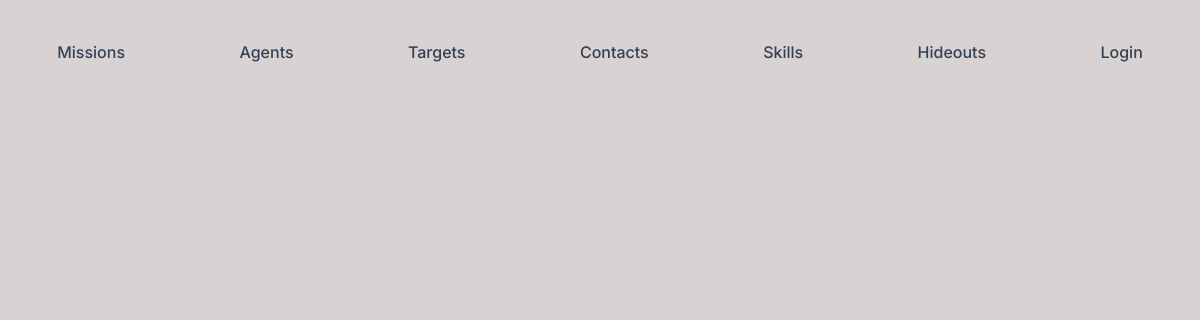
Page /dist/contacts.php on the earlier database version.
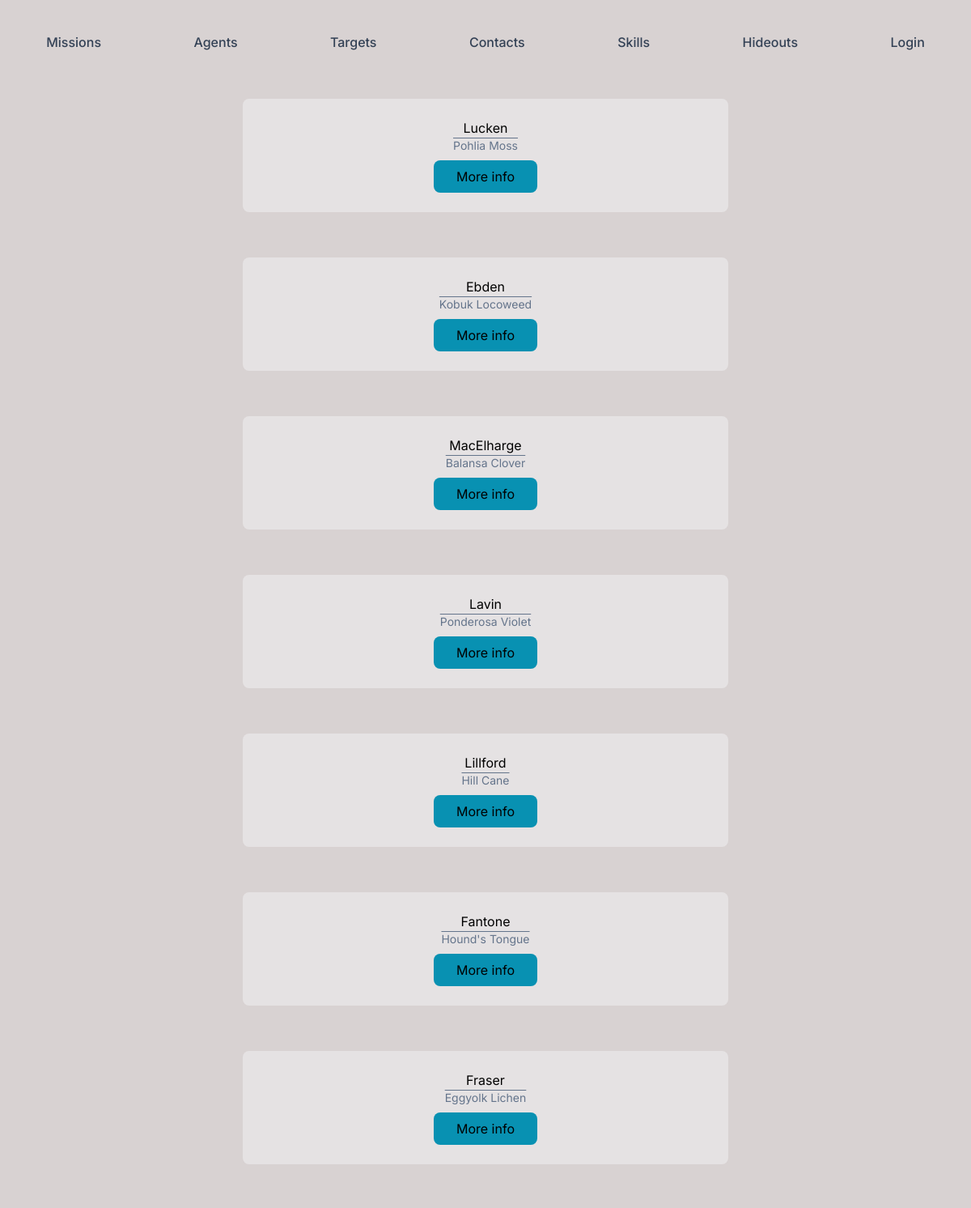
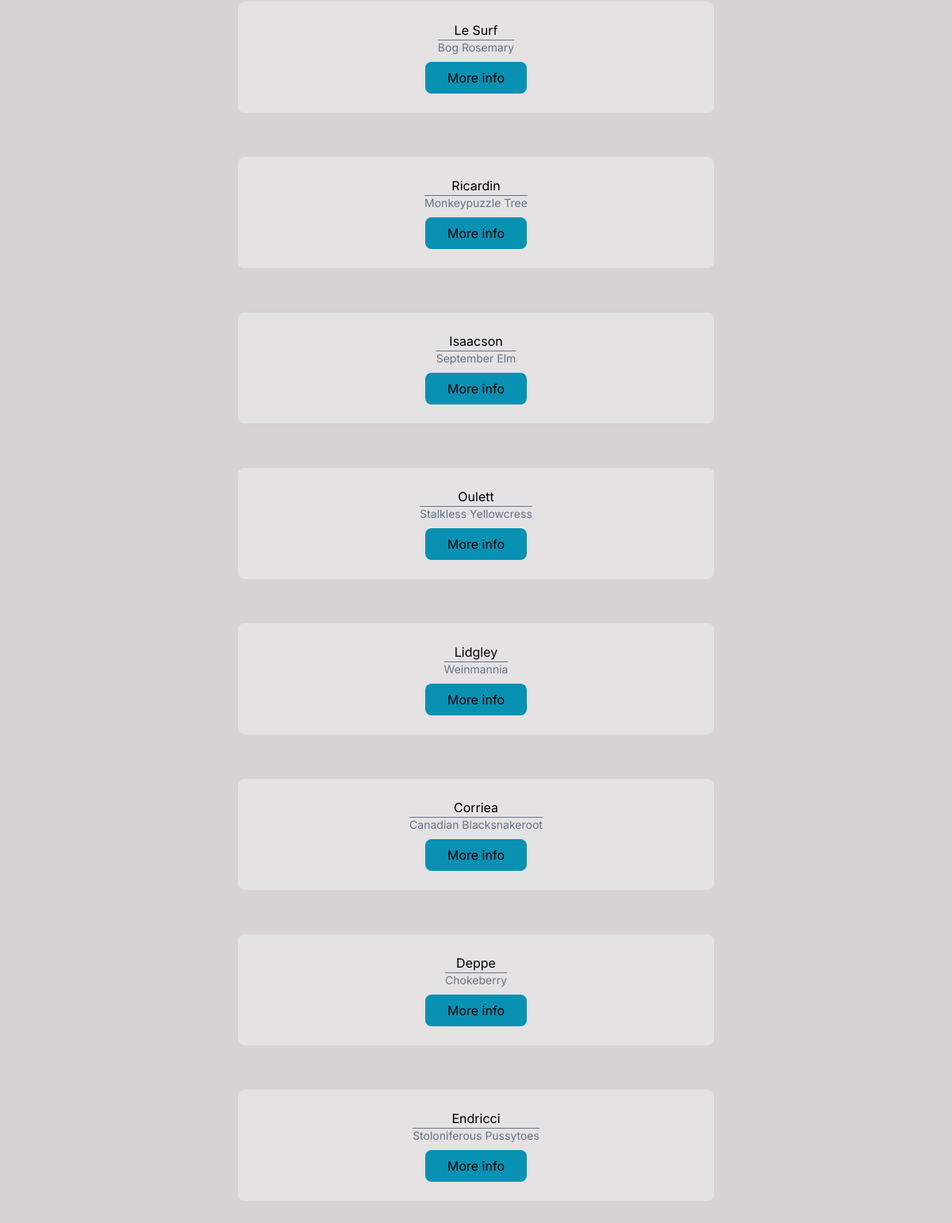
Same page on the later database version (2 pictures, top to bottom).
### tables this page shows
CREATE TABLE IF NOT EXISTS `contact` (
  `id` int(11) NOT NULL AUTO_INCREMENT,
  `last_name` varchar(60) NOT NULL,
  `first_name` varchar(60) NOT NULL,
  `birth_date` date NOT NULL,
  `code_name` varchar(60) NOT NULL,
  `nationality_id` int(11) NOT NULL,
  PRIMARY KEY (`id`),
  KEY `FK_nationality_id_contact` (`nationality_id`),
  CONSTRAINT `FK_nationality_id_contact` FOREIGN KEY (`nationality_id`) REFERENCES `nationality` (`id`)
);

### dist/contacts.php (the view, shortened to what this page needs)
<!DOCTYPE html>
<html lang="fr">
<?php session_start();
$cleardb_url = parse_url(getenv("DATABASE_URL"));
$cleardb_server = $cleardb_url["host"];
$cleardb_username = $cleardb_url["user"];
$cleardb_password = $cleardb_url["pass"];
$cleardb_db = substr($cleardb_url["path"], 1);
$pdo = mysqli_connect($cleardb_server, $cleardb_username, $cleardb_password, $cleardb_db);
?>
<head>
  <link href="./output.css" rel="stylesheet">
  <link rel="stylesheet" href="../css/styles.css">
</head>
<body>
  <nav class="flex flex-wrap justify-around w-full mt-8">
    <a href="index.php" class="font-medium px-3 py-2 text-slate-700 rounded-lg hover:text-orange-600">Missions</a>
    <a href="agents.php" class="font-medium px-3 py-2 text-slate-700 rounded-lg hover:text-orange-600">Agents</a>
    <a href="targets.php" class="font-medium px-3 py-2 text-slate-700 rounded-lg hover:text-orange-600">Targets</a>
    <a href="contacts.php" class="font-medium px-3 py-2 text-slate-700 rounded-lg hover:text-orange-600">Contacts</a>
    <a href="skills.php" class="font-medium px-3 py-2 text-slate-700 rounded-lg hover:text-orange-600">Skills</a>
    <a href="hideouts.php" class="font-medium px-3 py-2 text-slate-700 rounded-lg hover:text-orange-600">Hideouts</a>
    <?php
    if (!isset($_SESSION['email'])) {
    ?>
      <a href="login.php" class="font-medium px-3 py-2 text-slate-700 rounded-lg hover:text-orange-600">Login</a>
    <?php
    } else {
    ?>
      <a href="logout.php" class="font-medium px-3 py-2 text-slate-700 rounded-lg hover:text-orange-600">Logout</a>
    <?php
    }
    ?>
  </nav>
  <div class="block text-center py-8">
    <?php
    foreach (mysqli_query($pdo, ('SELECT * FROM contact')) as $contact) {
      echo '<div class="mx-auto w-3/4 md:w-2/3 lg:w-1/2 rounded-lg bg-gray-100/50 p-6 m-4">';
      echo $contact['last_name'] . '<br>';
      echo '<p class="overline text-sm text-slate-500">';
      echo $contact['code_name'];
      echo '</p>';
      echo '<div class="flex flex-wrap justify-evenly">';
      echo '<form action="./actions/contactInfo.php" method="GET">';
      echo '<button type="submit" value="' . $contact['id'] . '" name="info" class="mt-2 p-2 w-32 rounded-lg hover:bg-cyan-700 bg-cyan-600">';
      echo 'More info';
      echo '</button>';
      echo '</form>';
      echo '</div>';
      echo '</div>';
      echo "<br>";
    } ?>
  </div>
</body>
</html>

Differences in the rows shown:
added contact: last_name "Lucken", code_name "Pohlia Moss", $contact['id'] 16 (drawn)
added contact: last_name "Ebden", code_name "Kobuk Locoweed", $contact['id'] 17 (drawn)
added contact: last_name "MacElharge", code_name "Balansa Clover", $contact['id'] 18 (drawn)
added contact: last_name "Lavin", code_name "Ponderosa Violet", $contact['id'] 19 (drawn)
added contact: last_name "Lillford", code_name "Hill Cane", $contact['id'] 20 (drawn)
added contact: last_name "Fantone", code_name "Hound's Tongue", $contact['id'] 21 (drawn)
added contact: last_name "Fraser", code_name "Eggyolk Lichen", $contact['id'] 22 (drawn)
added contact: last_name "Le Surf", code_name "Bog Rosemary", $contact['id'] 23 (drawn)
added contact: last_name "Ricardin", code_name "Monkeypuzzle Tree", $contact['id'] 24 (drawn)
added contact: last_name "Isaacson", code_name "September Elm", $contact['id'] 25 (drawn)
added contact: last_name "Oulett", code_name "Stalkless Yellowcress", $contact['id'] 26 (drawn)
added contact: last_name "Lidgley", code_name "Weinmannia", $contact['id'] 27 (drawn)
added contact: last_name "Corriea", code_name "Canadian Blacksnakeroot", $contact['id'] 28 (drawn)
added contact: last_name "Deppe", code_name "Chokeberry", $contact['id'] 29 (drawn)
added contact: last_name "Endricci", code_name "Stoloniferous Pussytoes", $contact['id'] 30 (drawn)
